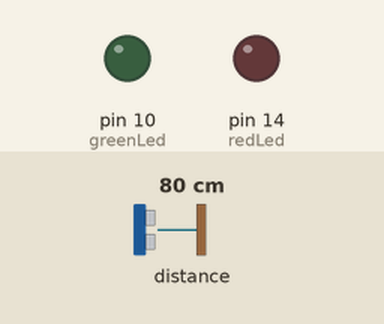
This sketch was run on a simulated Arduino Uno, built with avr-gcc and run on an emulated ATmega328P. Shown: output pins drawn as LEDs (lit = HIGH). The inputs (shaded band) are chosen by the test bench; at power-on: distance to the obstacle 80 cm. What the sketch prints to the serial monitor is not drawn.

Above: at 1.2 s.
1.3 s: distance to the obstacle set to 22 cm
2.8 s: distance to the obstacle set to 17 cm
At 4.0 s:
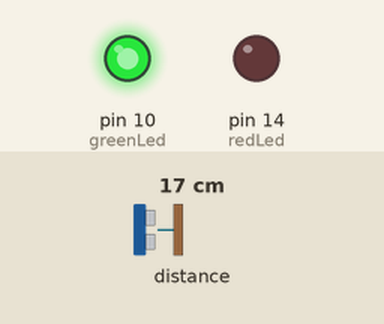
4.3 s: distance to the obstacle set to 5 cm
5.8 s: distance to the obstacle set to 2 cm
At 7.1 s:
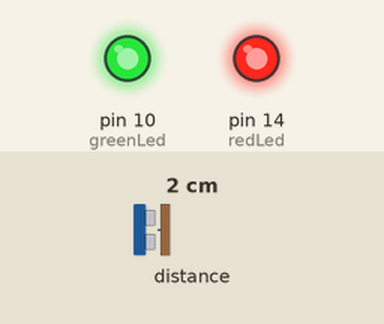
7.4 s: distance to the obstacle set to 4 cm
At 8.4 s:
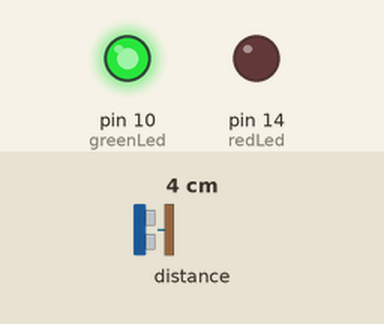
9.1 s: distance to the obstacle set to 35 cm
At 9.7 s:
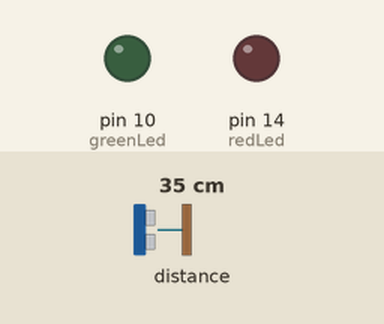
Timing chart, 0 to 11.8 s (numbered marks = the images above; inputs shaded):
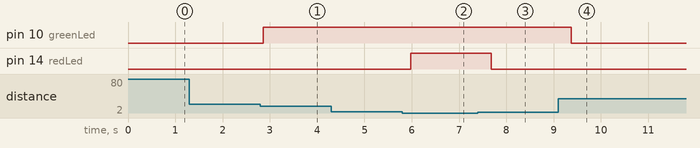

The sketch:

vl53l0xRobot.ino
```cpp
#include "Adafruit_VL53L0X.h"

//VL53LOX to run LEDS for specified distances or run on Robot

Adafruit_VL53L0X lox = Adafruit_VL53L0X();
int greenLed = 10;
int redLed = 14;

void setup() {
  pinMode(greenLed, OUTPUT);
  pinMode(redLed, OUTPUT);
  Serial.begin(115200);

//  // wait until serial port opens for native USB devices
//  while (! Serial) {
//    delay(1);
//  }

  Serial.println("Adafruit VL53L0X test");
  if (!lox.begin()) {
    Serial.println(F("Failed to boot VL53L0X"));
    while (1);
  }
  // power
  Serial.println(F("VL53L0X API Simple Ranging example\n\n"));


}


void loop() {
  VL53L0X_RangingMeasurementData_t measure;

  //Serial.print("Reading a measurement... ");
  lox.rangingTest(&measure, false); // pass in 'true' to get debug data printout!

//  if (measure.RangeStatus != 4) {  // phase failures have incorrect data
//    Serial.print("Distance (mm): "); Serial.println(measure.RangeMilliMeter);
//  } else {
//    Serial.println(" out of range ");
//  }
  if (measure.RangeMilliMeter < 35) {
    digitalWrite(redLed, HIGH);
  }
  else {
    digitalWrite(redLed, LOW);
  }
  if (measure.RangeMilliMeter < 200) {
    digitalWrite(greenLed, HIGH);
  }
  else {
    digitalWrite(greenLed, LOW);
  }
  delay(250);

}
```

Measured:
- the behaviour switches between 20 and 19 cm on distance to the obstacle (found by bisection; images 0 and 1)
- the behaviour switches between 4 and 3 cm on distance to the obstacle (found by bisection; images 1 and 2)
- after the input at 1.3 s, every drawn part: stays the same
- after the input at 2.8 s, pin 10 (greenLed): LOW → HIGH after 0.07 s
- after the input at 4.3 s, every drawn part: stays the same
- after the input at 5.8 s, pin 14 (redLed): LOW → HIGH after 0.18 s
- after the input at 7.4 s, pin 14 (redLed): HIGH → LOW after 0.28 s
- after the input at 9.1 s, pin 10 (greenLed): HIGH → LOW after 0.28 s
